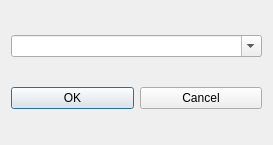
<?xml version="1.0" encoding="UTF-8"?>
<ui version="4.0">
 <class>ChooseEnumItemDialog</class>
 <widget class="QDialog" name="ChooseEnumItemDialog">
  <property name="geometry">
   <rect>
    <x>0</x>
    <y>0</y>
    <width>273</width>
    <height>145</height>
   </rect>
  </property>
  <property name="minimumSize">
   <size>
    <width>273</width>
    <height>145</height>
   </size>
  </property>
  <property name="maximumSize">
   <size>
    <width>273</width>
    <height>145</height>
   </size>
  </property>
  <property name="windowTitle">
   <string>ChooseDialog</string>
  </property>
  <layout class="QGridLayout" name="gridLayout">
   <item row="0" column="0" colspan="2">
    <widget class="QComboBox" name="comboBox">
     <property name="editable">
      <bool>true</bool>
     </property>
    </widget>
   </item>
   <item row="1" column="0">
    <widget class="QPushButton" name="pushButton">
     <property name="text">
      <string>OK</string>
     </property>
    </widget>
   </item>
   <item row="1" column="1">
    <widget class="QPushButton" name="pushButton_2">
     <property name="text">
      <string>Cancel</string>
     </property>
    </widget>
   </item>
  </layout>
 </widget>
 <resources/>
 <connections/>
</ui>
